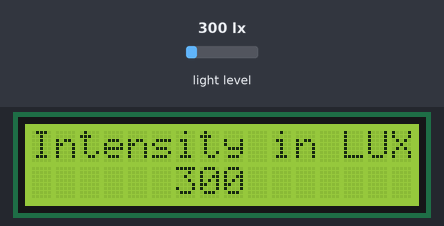
A sketch run on a simulated Arduino Uno, built with avr-gcc and run on an emulated ATmega328P. On the bench: 16×2 character LCD. Wiring (inferred from the names in the program): BH1750 light sensor at I2C address 0x23. The inputs (shaded band) are chosen by the test bench; at power-on: light level 300 lx.

Above: at 3.2 s.
3.3 s: light level set to 40 lx
At 4.3 s:
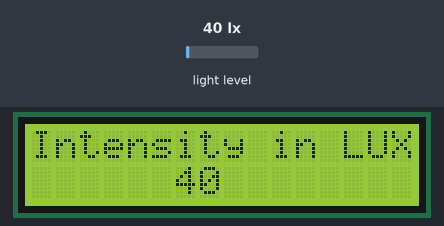
4.8 s: light level set to 500 lx
At 5.8 s:
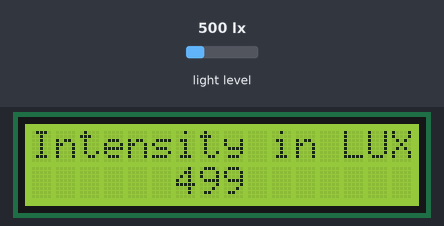
6.6 s: light level set to 1000 lx
At 7.2 s:
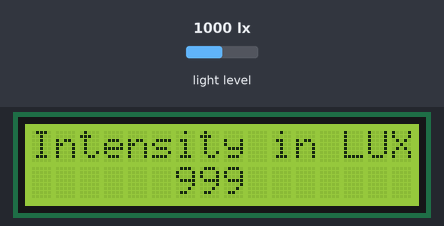
Timing chart, 0 to 9.6 s (numbered marks = the images above; inputs shaded):
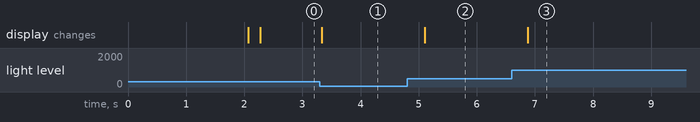

The sketch:

Lux_meter_BH1750.ino
```cpp
#include<LiquidCrystal.h>
#include<Wire.h>

LiquidCrystal lcd (2, 3, 4, 5, 6, 7);

int BH1750address = 0x23;
byte buff[2];

void setup(){
  Wire.begin();
  lcd.begin(16,2);
  lcd.print("  BH1750 Light  ");
  lcd.setCursor(0,1);
  lcd.print("Intensity Sensor");
  delay(2000);
  lcd.clear();
}

void loop(){
  int i;
  uint16_t value=0;
  BH1750_Init(BH1750address);
  delay(200);

  if(2==BH1750_Read(BH1750address)){
    value=((buff[0]<<8)|buff[1])/1.2;
    lcd.setCursor(0,0);
    lcd.print("Intensity in LUX");
    lcd.setCursor(6,1);
    lcd.print(value);
    lcd.print("   ");
  }
  delay(150);
}

int BH1750_Read(int address) {
  int i=0;
  Wire.beginTransmission(address);
  Wire.requestFrom(address, 2);
  while(Wire.available())
  {
    buff[i] = Wire.read();
    i++;
  }
  Wire.endTransmission();
  return i;
}

void BH1750_Init(int address) {
  Wire.beginTransmission(address);
  Wire.write(0x10);
  Wire.endTransmission();
}
```

Measured:
- after the input at 3.3 s, the display: changes at once (image 1)
- after the input at 4.8 s, the display: changes after 0.30 s (image 2)
- after the input at 6.6 s, the display: changes after 0.27 s (image 3)
